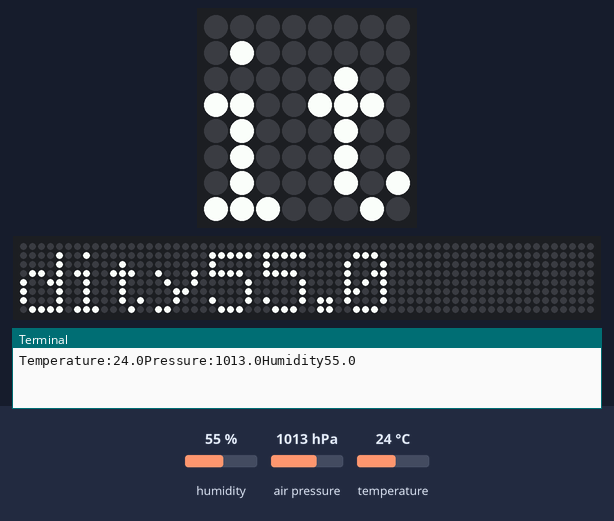
This program was run on a simulated Raspberry Pi (BCM pin numbers) with a Sense HAT. On the bench: the Sense HAT's 8×8 RGB LED matrix, a strip that is not on the board, showing the scrolling text unrolled, the last lines printed to the terminal. The inputs (shaded band) are chosen by the test bench; at power-on: humidity 55 %, air pressure 1013 hPa, temperature 24 °C. The 64×8 strip is a reading aid, not a part: it shows the text the matrix is scrolling, unrolled, one strip-width of it at a time.

Above: at 10.22 s.
10.3 s: humidity set to 22 %
At 12.2 s:
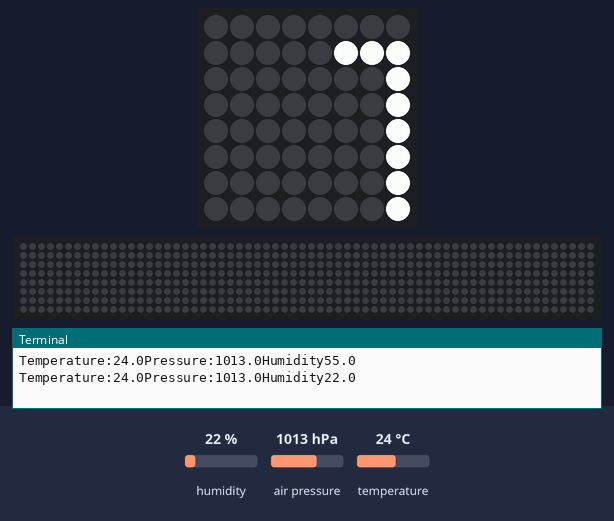
19.3 s: air pressure set to 952 hPa
At 30.92 s:
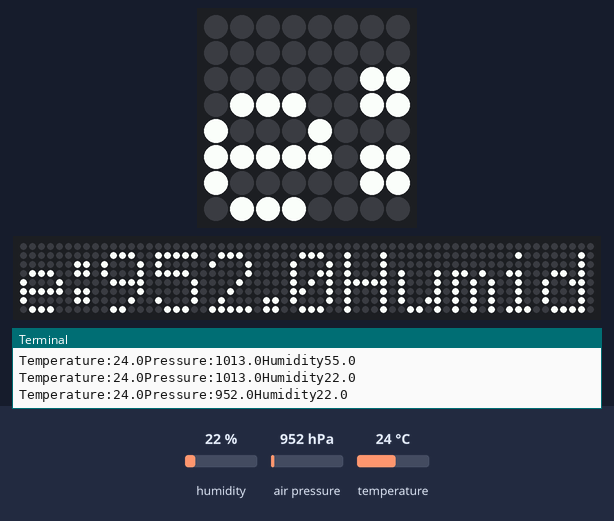
32.3 s: temperature set to 12 °C
At 39.44 s:
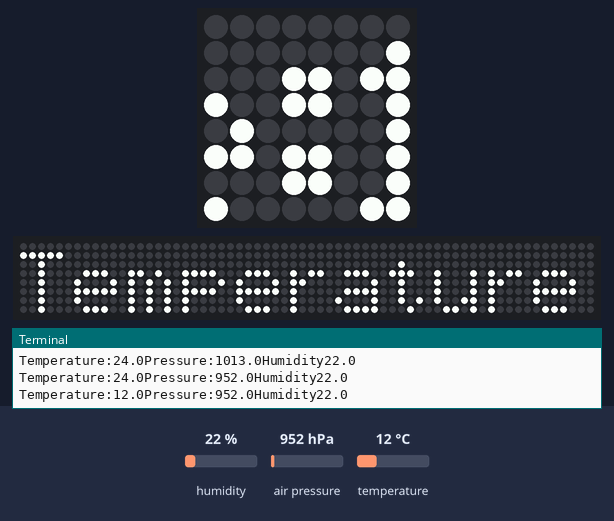

The program:

tph_sense.py
```python
from sense_hat import SenseHat
sense=SenseHat()
sense.set_rotation(90)
while True:
    t=sense.get_temperature()
    p=sense.get_pressure()
    h=sense.get_humidity()

    t=round(t,2)
    p=round(p,2)
    h=round(h,2)

    print("Temperature:"+str(t)+"Pressure:"+str(p)+"Humidity"+str(h))
    message="Temperature:"+str(t)+"Pressure:"+str(p)+"Humidity"+str(h)
    sense.show_message(message,scroll_speed=0.05)
```
